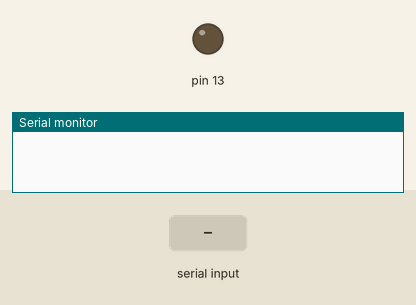
Simulated run of this sketch. Board: Arduino Mega 2560, built with avr-gcc and run on an emulated ATmega2560. Shown: output pins drawn as LEDs (lit = HIGH), the last lines printed to the serial monitor. The test bench sets the inputs (shaded band).

Above: at 1.2 s.
1.3 s: "1\n" received over the second serial link
At 2.0 s:
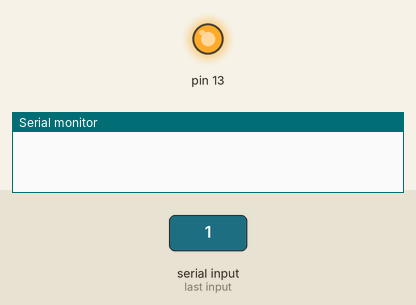
4.3 s: "0\n" received over the second serial link
At 7.0 s:
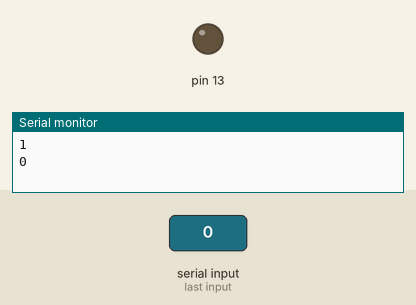
7.3 s: "2\n" received over the second serial link
At 7.7 s:
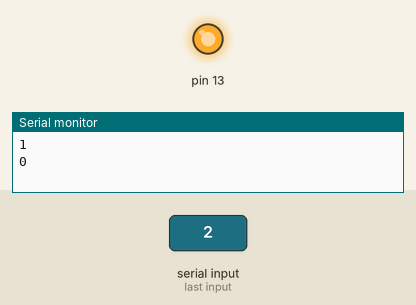
Timing chart, 0 to 10.8 s (numbered marks = the images above; inputs shaded):
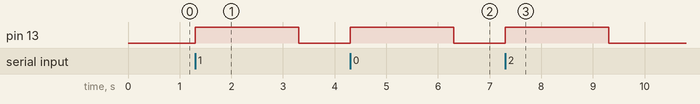

The sketch:

serial_test.ino
```cpp
void setup() {
  Serial.begin(250000);
  Serial3.begin(250000);
  // initialize digital pin LED_BUILTIN as an output.
  pinMode(13, OUTPUT);
}

// the loop function runs over and over again forever
void loop() {
  if (Serial3.available() > 0) {
    // Read the serial input
    String input = Serial3.readStringUntil('\n');
    digitalWrite(13, HIGH);
    delay(2000);
    digitalWrite(13, LOW);
    Serial.println(input);
  }
}
```

Measured:
- after the input at 1.3 s, pin 13: LOW → HIGH at once, → LOW 2.0 s later
- after the input at 4.3 s, pin 13: LOW → HIGH at once, → LOW 2.0 s later
- after the input at 7.3 s, pin 13: LOW → HIGH at once, → LOW 2.0 s later
